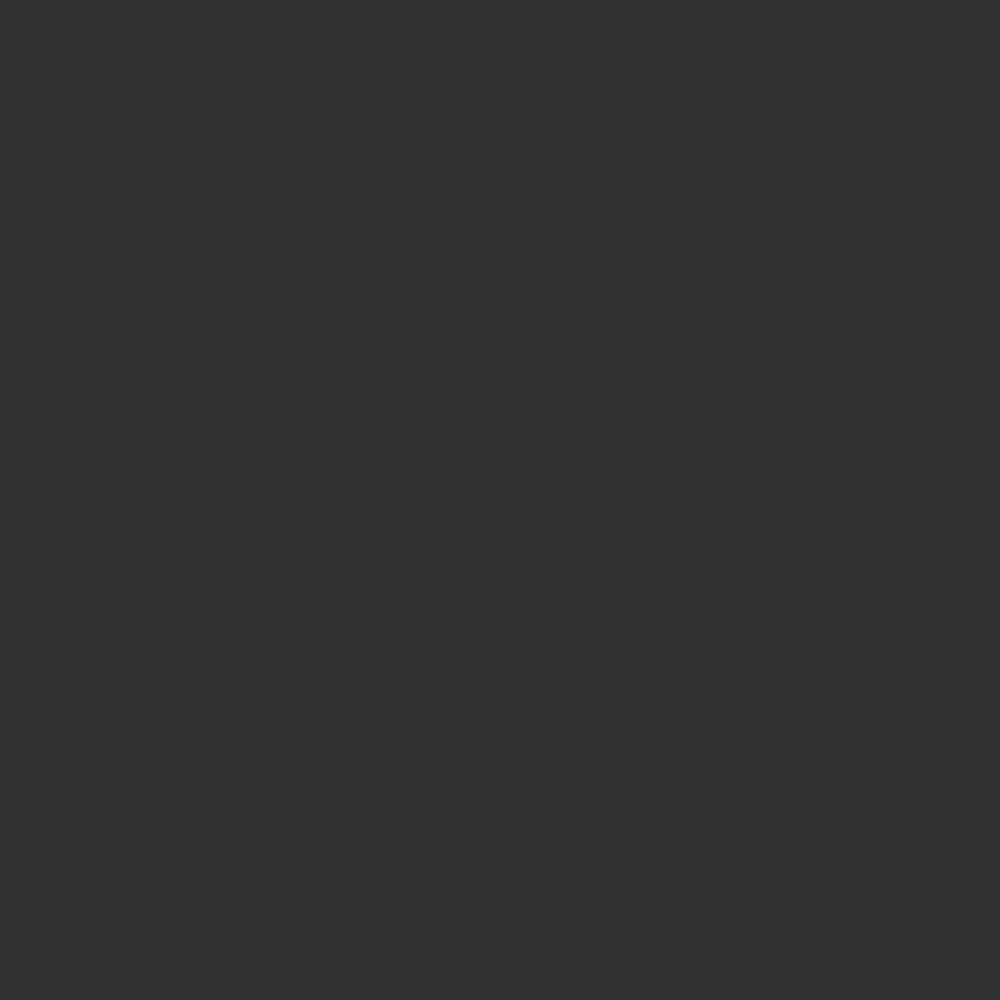
Frame 1 (no input)
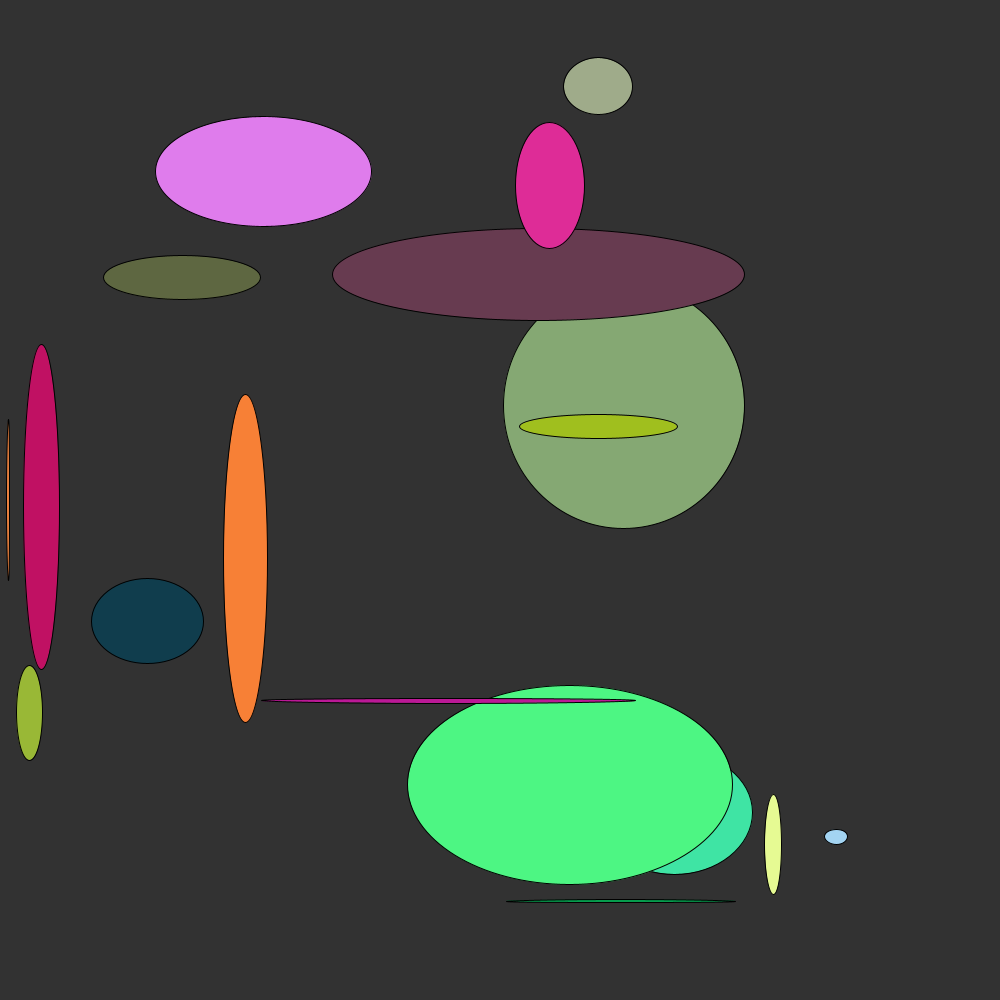
Frame 60 (the mouse pressed at the canvas centre just before this capture)
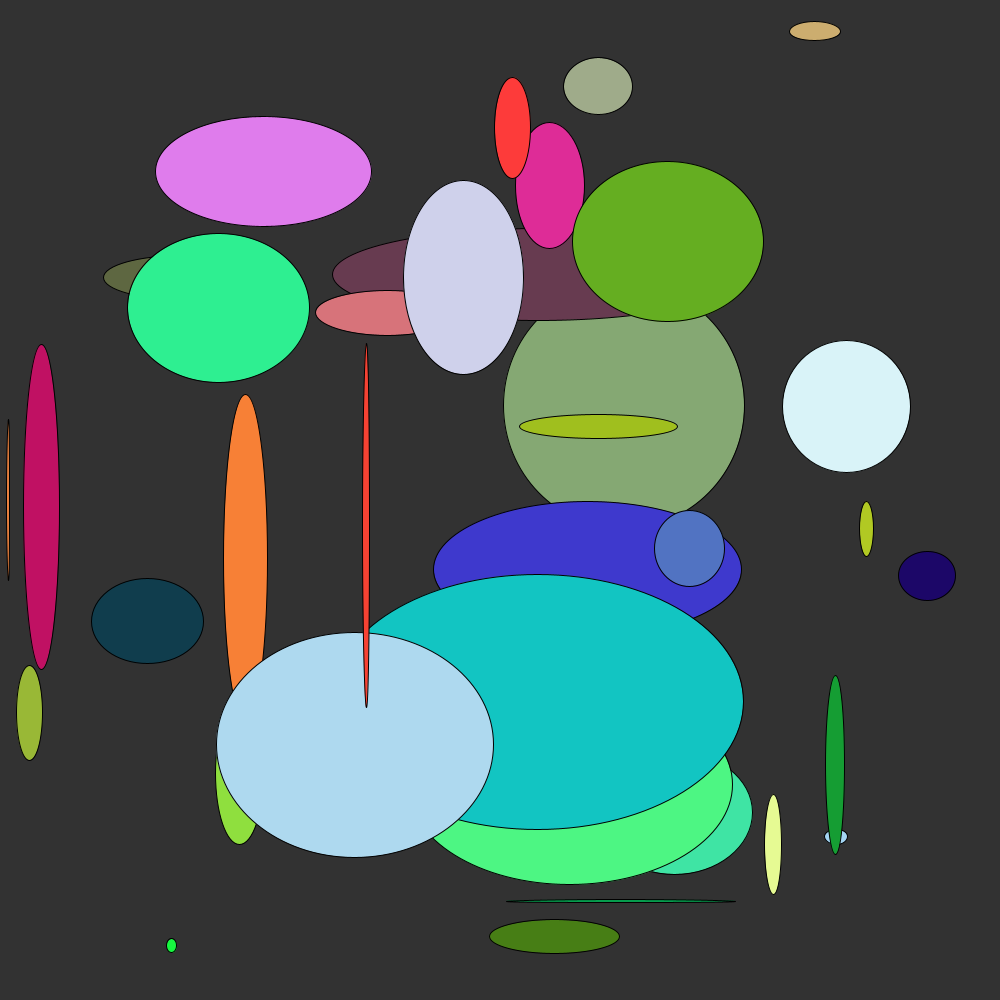
Frame 120 (the mouse held since frame 60 and released just before this capture)

The Processing sketch that drew these frames (run headless with seeded random() and noise(); from frame 60 on, the mouse is pressed at the canvas centre):

// Processing sketch: Ellipsis
// ── Ellipsis.pde
float x1, y1, rx, ry, maxRX, maxRY, r, g, b;

color col;

void setup()
{
  frameRate(30);
  size(1000, 1000);
  background(50);
}

void update()
{
   x1 = random(-width, width);
   y1 = random(-height, height);
   
   //calculate distance from center to edge of window, set radius to random under that value
   
   if(x1 < width/2){
     maxRX = x1 - 1;
   }else{
     maxRX =  width - x1;
   }
   
   if(y1 < height/2){
     maxRY = y1 - 1;
   }else{
     maxRY =  height - y1;
   }
   
   rx = random(1, maxRX);
   ry = random(1, maxRY);
   
   r = random(0, 255);
   g = random(0, 255);
   b = random(0, 255);
   
   col = color(r, g, b);
}

void draw()
{
  update();
  fill(col);
  ellipse(x1, y1, rx, ry);
  
}
